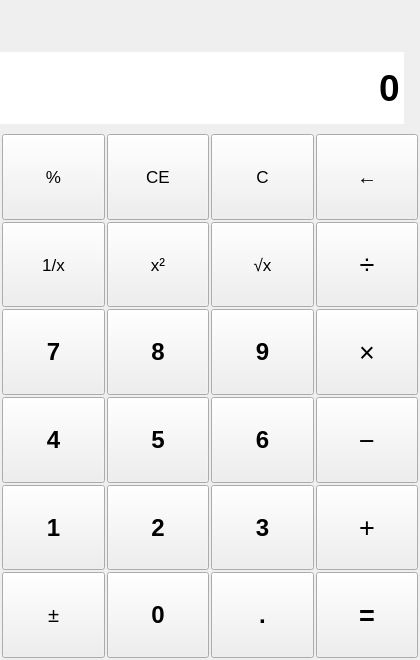
<?xml version="1.0" encoding="UTF-8"?>
<ui version="4.0">
 <class>MainWindow</class>
 <widget class="QMainWindow" name="MainWindow">
  <property name="geometry">
   <rect>
    <x>0</x>
    <y>0</y>
    <width>420</width>
    <height>660</height>
   </rect>
  </property>
  <property name="minimumSize">
   <size>
    <width>400</width>
    <height>620</height>
   </size>
  </property>
  <property name="windowTitle">
   <string>带键盘事件的计算器</string>
  </property>
  <widget class="QWidget" name="centralWidget">
   <layout class="QVBoxLayout" name="mainLayout">
    <property name="spacing">
     <number>0</number>
    </property>
    <property name="leftMargin">
     <number>0</number>
    </property>
    <property name="topMargin">
     <number>0</number>
    </property>
    <property name="rightMargin">
     <number>0</number>
    </property>
    <property name="bottomMargin">
     <number>0</number>
    </property>
    <item>
     <widget class="QFrame" name="displayFrame">
      <property name="minimumSize">
       <size>
        <width>0</width>
        <height>132</height>
       </size>
      </property>
      <property name="sizePolicy">
       <sizepolicy hsizetype="Preferred" vsizetype="Fixed">
        <horstretch>0</horstretch>
        <verstretch>0</verstretch>
       </sizepolicy>
      </property>
      <property name="frameShape">
       <enum>QFrame::NoFrame</enum>
      </property>
      <layout class="QVBoxLayout" name="displayLayout">
       <property name="spacing">
        <number>0</number>
       </property>
       <property name="leftMargin">
        <number>0</number>
       </property>
       <property name="topMargin">
        <number>12</number>
       </property>
       <property name="rightMargin">
        <number>16</number>
       </property>
       <property name="bottomMargin">
        <number>8</number>
       </property>
       <item>
        <widget class="QLabel" name="expressionLabel">
         <property name="minimumSize">
          <size>
           <width>0</width>
           <height>24</height>
          </size>
         </property>
         <property name="font">
          <font>
           <pointsize>10</pointsize>
          </font>
         </property>
         <property name="text">
          <string/>
         </property>
         <property name="alignment">
          <set>Qt::AlignRight|Qt::AlignTrailing|Qt::AlignVCenter</set>
         </property>
        </widget>
       </item>
       <item>
        <widget class="QLineEdit" name="displayEdit">
         <property name="minimumSize">
          <size>
           <width>0</width>
           <height>72</height>
          </size>
         </property>
         <property name="focusPolicy">
          <enum>Qt::NoFocus</enum>
         </property>
         <property name="font">
          <font>
           <pointsize>28</pointsize>
           <bold>true</bold>
          </font>
         </property>
         <property name="frame">
          <bool>false</bool>
         </property>
         <property name="readOnly">
          <bool>true</bool>
         </property>
         <property name="text">
          <string>0</string>
         </property>
         <property name="alignment">
          <set>Qt::AlignRight|Qt::AlignTrailing|Qt::AlignVCenter</set>
         </property>
        </widget>
       </item>
      </layout>
     </widget>
    </item>
    <item>
     <widget class="QWidget" name="keypadWidget">
      <property name="sizePolicy">
       <sizepolicy hsizetype="Preferred" vsizetype="Expanding">
        <horstretch>0</horstretch>
        <verstretch>0</verstretch>
       </sizepolicy>
      </property>
      <layout class="QGridLayout" name="keypadLayout">
       <property name="leftMargin">
        <number>2</number>
       </property>
       <property name="topMargin">
        <number>2</number>
       </property>
       <property name="rightMargin">
        <number>2</number>
       </property>
       <property name="bottomMargin">
        <number>2</number>
       </property>
       <property name="horizontalSpacing">
        <number>2</number>
       </property>
       <property name="verticalSpacing">
        <number>2</number>
       </property>
       <item row="0" column="0">
        <widget class="QPushButton" name="btnPercent">
         <property name="minimumSize">
          <size>
           <width>0</width>
           <height>56</height>
          </size>
         </property>
         <property name="sizePolicy">
          <sizepolicy hsizetype="Expanding" vsizetype="Expanding">
           <horstretch>0</horstretch>
           <verstretch>0</verstretch>
          </sizepolicy>
         </property>
         <property name="focusPolicy">
          <enum>Qt::NoFocus</enum>
         </property>
         <property name="font">
          <font>
           <pointsize>13</pointsize>
          </font>
         </property>
         <property name="toolTip">
          <string>键盘：%</string>
         </property>
         <property name="text">
          <string>%</string>
         </property>
         <property name="buttonRole" stdset="0">
          <string>function</string>
         </property>
         <property name="calcKey" stdset="0">
          <string>pct</string>
         </property>
        </widget>
       </item>
       <item row="0" column="1">
        <widget class="QPushButton" name="btnClearEntry">
         <property name="minimumSize">
          <size>
           <width>0</width>
           <height>56</height>
          </size>
         </property>
         <property name="sizePolicy">
          <sizepolicy hsizetype="Expanding" vsizetype="Expanding">
           <horstretch>0</horstretch>
           <verstretch>0</verstretch>
          </sizepolicy>
         </property>
         <property name="focusPolicy">
          <enum>Qt::NoFocus</enum>
         </property>
         <property name="font">
          <font>
           <pointsize>13</pointsize>
          </font>
         </property>
         <property name="toolTip">
          <string>键盘：Delete 或 E</string>
         </property>
         <property name="text">
          <string>CE</string>
         </property>
         <property name="buttonRole" stdset="0">
          <string>function</string>
         </property>
         <property name="calcKey" stdset="0">
          <string>ce</string>
         </property>
        </widget>
       </item>
       <item row="0" column="2">
        <widget class="QPushButton" name="btnClearAll">
         <property name="minimumSize">
          <size>
           <width>0</width>
           <height>56</height>
          </size>
         </property>
         <property name="sizePolicy">
          <sizepolicy hsizetype="Expanding" vsizetype="Expanding">
           <horstretch>0</horstretch>
           <verstretch>0</verstretch>
          </sizepolicy>
         </property>
         <property name="focusPolicy">
          <enum>Qt::NoFocus</enum>
         </property>
         <property name="font">
          <font>
           <pointsize>13</pointsize>
          </font>
         </property>
         <property name="toolTip">
          <string>键盘：Esc 或 C</string>
         </property>
         <property name="text">
          <string>C</string>
         </property>
         <property name="buttonRole" stdset="0">
          <string>function</string>
         </property>
         <property name="calcKey" stdset="0">
          <string>c</string>
         </property>
        </widget>
       </item>
       <item row="0" column="3">
        <widget class="QPushButton" name="btnBackspace">
         <property name="minimumSize">
          <size>
           <width>0</width>
           <height>56</height>
          </size>
         </property>
         <property name="sizePolicy">
          <sizepolicy hsizetype="Expanding" vsizetype="Expanding">
           <horstretch>0</horstretch>
           <verstretch>0</verstretch>
          </sizepolicy>
         </property>
         <property name="focusPolicy">
          <enum>Qt::NoFocus</enum>
         </property>
         <property name="font">
          <font>
           <pointsize>15</pointsize>
          </font>
         </property>
         <property name="toolTip">
          <string>键盘：Backspace</string>
         </property>
         <property name="text">
          <string>←</string>
         </property>
         <property name="buttonRole" stdset="0">
          <string>function</string>
         </property>
         <property name="calcKey" stdset="0">
          <string>bs</string>
         </property>
        </widget>
       </item>
       <item row="1" column="0">
        <widget class="QPushButton" name="btnReciprocal">
         <property name="minimumSize">
          <size>
           <width>0</width>
           <height>56</height>
          </size>
         </property>
         <property name="sizePolicy">
          <sizepolicy hsizetype="Expanding" vsizetype="Expanding">
           <horstretch>0</horstretch>
           <verstretch>0</verstretch>
          </sizepolicy>
         </property>
         <property name="focusPolicy">
          <enum>Qt::NoFocus</enum>
         </property>
         <property name="font">
          <font>
           <pointsize>13</pointsize>
          </font>
         </property>
         <property name="toolTip">
          <string>键盘：P</string>
         </property>
         <property name="text">
          <string>1/x</string>
         </property>
         <property name="buttonRole" stdset="0">
          <string>function</string>
         </property>
         <property name="calcKey" stdset="0">
          <string>inv</string>
         </property>
        </widget>
       </item>
       <item row="1" column="1">
        <widget class="QPushButton" name="btnSquare">
         <property name="minimumSize">
          <size>
           <width>0</width>
           <height>56</height>
          </size>
         </property>
         <property name="sizePolicy">
          <sizepolicy hsizetype="Expanding" vsizetype="Expanding">
           <horstretch>0</horstretch>
           <verstretch>0</verstretch>
          </sizepolicy>
         </property>
         <property name="focusPolicy">
          <enum>Qt::NoFocus</enum>
         </property>
         <property name="font">
          <font>
           <pointsize>13</pointsize>
          </font>
         </property>
         <property name="toolTip">
          <string>键盘：S</string>
         </property>
         <property name="text">
          <string>x²</string>
         </property>
         <property name="buttonRole" stdset="0">
          <string>function</string>
         </property>
         <property name="calcKey" stdset="0">
          <string>sq</string>
         </property>
        </widget>
       </item>
       <item row="1" column="2">
        <widget class="QPushButton" name="btnSqrt">
         <property name="minimumSize">
          <size>
           <width>0</width>
           <height>56</height>
          </size>
         </property>
         <property name="sizePolicy">
          <sizepolicy hsizetype="Expanding" vsizetype="Expanding">
           <horstretch>0</horstretch>
           <verstretch>0</verstretch>
          </sizepolicy>
         </property>
         <property name="focusPolicy">
          <enum>Qt::NoFocus</enum>
         </property>
         <property name="font">
          <font>
           <pointsize>13</pointsize>
          </font>
         </property>
         <property name="toolTip">
          <string>键盘：R</string>
         </property>
         <property name="text">
          <string>√x</string>
         </property>
         <property name="buttonRole" stdset="0">
          <string>function</string>
         </property>
         <property name="calcKey" stdset="0">
          <string>sqrt</string>
         </property>
        </widget>
       </item>
       <item row="1" column="3">
        <widget class="QPushButton" name="btnDivide">
         <property name="minimumSize">
          <size>
           <width>0</width>
           <height>56</height>
          </size>
         </property>
         <property name="sizePolicy">
          <sizepolicy hsizetype="Expanding" vsizetype="Expanding">
           <horstretch>0</horstretch>
           <verstretch>0</verstretch>
          </sizepolicy>
         </property>
         <property name="focusPolicy">
          <enum>Qt::NoFocus</enum>
         </property>
         <property name="font">
          <font>
           <pointsize>20</pointsize>
          </font>
         </property>
         <property name="toolTip">
          <string>键盘：/</string>
         </property>
         <property name="text">
          <string>÷</string>
         </property>
         <property name="buttonRole" stdset="0">
          <string>operator</string>
         </property>
         <property name="calcKey" stdset="0">
          <string>div</string>
         </property>
        </widget>
       </item>
       <item row="2" column="0">
        <widget class="QPushButton" name="btnDigit7">
         <property name="minimumSize">
          <size>
           <width>0</width>
           <height>56</height>
          </size>
         </property>
         <property name="sizePolicy">
          <sizepolicy hsizetype="Expanding" vsizetype="Expanding">
           <horstretch>0</horstretch>
           <verstretch>0</verstretch>
          </sizepolicy>
         </property>
         <property name="focusPolicy">
          <enum>Qt::NoFocus</enum>
         </property>
         <property name="font">
          <font>
           <pointsize>18</pointsize>
           <bold>true</bold>
          </font>
         </property>
         <property name="toolTip">
          <string>键盘：7</string>
         </property>
         <property name="text">
          <string>7</string>
         </property>
         <property name="buttonRole" stdset="0">
          <string>digit</string>
         </property>
         <property name="calcKey" stdset="0">
          <string>7</string>
         </property>
        </widget>
       </item>
       <item row="2" column="1">
        <widget class="QPushButton" name="btnDigit8">
         <property name="minimumSize">
          <size>
           <width>0</width>
           <height>56</height>
          </size>
         </property>
         <property name="sizePolicy">
          <sizepolicy hsizetype="Expanding" vsizetype="Expanding">
           <horstretch>0</horstretch>
           <verstretch>0</verstretch>
          </sizepolicy>
         </property>
         <property name="focusPolicy">
          <enum>Qt::NoFocus</enum>
         </property>
         <property name="font">
          <font>
           <pointsize>18</pointsize>
           <bold>true</bold>
          </font>
         </property>
         <property name="toolTip">
          <string>键盘：8</string>
         </property>
         <property name="text">
          <string>8</string>
         </property>
         <property name="buttonRole" stdset="0">
          <string>digit</string>
         </property>
         <property name="calcKey" stdset="0">
          <string>8</string>
         </property>
        </widget>
       </item>
       <item row="2" column="2">
        <widget class="QPushButton" name="btnDigit9">
         <property name="minimumSize">
          <size>
           <width>0</width>
           <height>56</height>
          </size>
         </property>
         <property name="sizePolicy">
          <sizepolicy hsizetype="Expanding" vsizetype="Expanding">
           <horstretch>0</horstretch>
           <verstretch>0</verstretch>
          </sizepolicy>
         </property>
         <property name="focusPolicy">
          <enum>Qt::NoFocus</enum>
         </property>
         <property name="font">
          <font>
           <pointsize>18</pointsize>
           <bold>true</bold>
          </font>
         </property>
         <property name="toolTip">
          <string>键盘：9</string>
         </property>
         <property name="text">
          <string>9</string>
         </property>
         <property name="buttonRole" stdset="0">
          <string>digit</string>
         </property>
         <property name="calcKey" stdset="0">
          <string>9</string>
         </property>
        </widget>
       </item>
       <item row="2" column="3">
        <widget class="QPushButton" name="btnMultiply">
         <property name="minimumSize">
          <size>
           <width>0</width>
           <height>56</height>
          </size>
         </property>
         <property name="sizePolicy">
          <sizepolicy hsizetype="Expanding" vsizetype="Expanding">
           <horstretch>0</horstretch>
           <verstretch>0</verstretch>
          </sizepolicy>
         </property>
         <property name="focusPolicy">
          <enum>Qt::NoFocus</enum>
         </property>
         <property name="font">
          <font>
           <pointsize>20</pointsize>
          </font>
         </property>
         <property name="toolTip">
          <string>键盘：* 或 X</string>
         </property>
         <property name="text">
          <string>×</string>
         </property>
         <property name="buttonRole" stdset="0">
          <string>operator</string>
         </property>
         <property name="calcKey" stdset="0">
          <string>mul</string>
         </property>
        </widget>
       </item>
       <item row="3" column="0">
        <widget class="QPushButton" name="btnDigit4">
         <property name="minimumSize">
          <size>
           <width>0</width>
           <height>56</height>
          </size>
         </property>
         <property name="sizePolicy">
          <sizepolicy hsizetype="Expanding" vsizetype="Expanding">
           <horstretch>0</horstretch>
           <verstretch>0</verstretch>
          </sizepolicy>
         </property>
         <property name="focusPolicy">
          <enum>Qt::NoFocus</enum>
         </property>
         <property name="font">
          <font>
           <pointsize>18</pointsize>
           <bold>true</bold>
          </font>
         </property>
         <property name="toolTip">
          <string>键盘：4</string>
         </property>
         <property name="text">
          <string>4</string>
         </property>
         <property name="buttonRole" stdset="0">
          <string>digit</string>
         </property>
         <property name="calcKey" stdset="0">
          <string>4</string>
         </property>
        </widget>
       </item>
       <item row="3" column="1">
        <widget class="QPushButton" name="btnDigit5">
         <property name="minimumSize">
          <size>
           <width>0</width>
           <height>56</height>
          </size>
         </property>
         <property name="sizePolicy">
          <sizepolicy hsizetype="Expanding" vsizetype="Expanding">
           <horstretch>0</horstretch>
           <verstretch>0</verstretch>
          </sizepolicy>
         </property>
         <property name="focusPolicy">
          <enum>Qt::NoFocus</enum>
         </property>
         <property name="font">
          <font>
           <pointsize>18</pointsize>
           <bold>true</bold>
          </font>
         </property>
         <property name="toolTip">
          <string>键盘：5</string>
         </property>
         <property name="text">
          <string>5</string>
         </property>
         <property name="buttonRole" stdset="0">
          <string>digit</string>
         </property>
         <property name="calcKey" stdset="0">
          <string>5</string>
         </property>
        </widget>
       </item>
       <item row="3" column="2">
        <widget class="QPushButton" name="btnDigit6">
         <property name="minimumSize">
          <size>
           <width>0</width>
           <height>56</height>
          </size>
         </property>
         <property name="sizePolicy">
          <sizepolicy hsizetype="Expanding" vsizetype="Expanding">
           <horstretch>0</horstretch>
           <verstretch>0</verstretch>
          </sizepolicy>
         </property>
         <property name="focusPolicy">
          <enum>Qt::NoFocus</enum>
         </property>
         <property name="font">
          <font>
           <pointsize>18</pointsize>
           <bold>true</bold>
          </font>
         </property>
         <property name="toolTip">
          <string>键盘：6</string>
         </property>
         <property name="text">
          <string>6</string>
         </property>
         <property name="buttonRole" stdset="0">
          <string>digit</string>
         </property>
         <property name="calcKey" stdset="0">
          <string>6</string>
         </property>
        </widget>
       </item>
       <item row="3" column="3">
        <widget class="QPushButton" name="btnSubtract">
         <property name="minimumSize">
          <size>
           <width>0</width>
           <height>56</height>
          </size>
         </property>
         <property name="sizePolicy">
          <sizepolicy hsizetype="Expanding" vsizetype="Expanding">
           <horstretch>0</horstretch>
           <verstretch>0</verstretch>
          </sizepolicy>
         </property>
         <property name="focusPolicy">
          <enum>Qt::NoFocus</enum>
         </property>
         <property name="font">
          <font>
           <pointsize>20</pointsize>
          </font>
         </property>
         <property name="toolTip">
          <string>键盘：-</string>
         </property>
         <property name="text">
          <string>−</string>
         </property>
         <property name="buttonRole" stdset="0">
          <string>operator</string>
         </property>
         <property name="calcKey" stdset="0">
          <string>sub</string>
         </property>
        </widget>
       </item>
       <item row="4" column="0">
        <widget class="QPushButton" name="btnDigit1">
         <property name="minimumSize">
          <size>
           <width>0</width>
           <height>56</height>
          </size>
         </property>
         <property name="sizePolicy">
          <sizepolicy hsizetype="Expanding" vsizetype="Expanding">
           <horstretch>0</horstretch>
           <verstretch>0</verstretch>
          </sizepolicy>
         </property>
         <property name="focusPolicy">
          <enum>Qt::NoFocus</enum>
         </property>
         <property name="font">
          <font>
           <pointsize>18</pointsize>
           <bold>true</bold>
          </font>
         </property>
         <property name="toolTip">
          <string>键盘：1</string>
         </property>
         <property name="text">
          <string>1</string>
         </property>
         <property name="buttonRole" stdset="0">
          <string>digit</string>
         </property>
         <property name="calcKey" stdset="0">
          <string>1</string>
         </property>
        </widget>
       </item>
       <item row="4" column="1">
        <widget class="QPushButton" name="btnDigit2">
         <property name="minimumSize">
          <size>
           <width>0</width>
           <height>56</height>
          </size>
         </property>
         <property name="sizePolicy">
          <sizepolicy hsizetype="Expanding" vsizetype="Expanding">
           <horstretch>0</horstretch>
           <verstretch>0</verstretch>
          </sizepolicy>
         </property>
         <property name="focusPolicy">
          <enum>Qt::NoFocus</enum>
         </property>
         <property name="font">
          <font>
           <pointsize>18</pointsize>
           <bold>true</bold>
          </font>
         </property>
         <property name="toolTip">
          <string>键盘：2</string>
         </property>
         <property name="text">
          <string>2</string>
         </property>
         <property name="buttonRole" stdset="0">
          <string>digit</string>
         </property>
         <property name="calcKey" stdset="0">
          <string>2</string>
         </property>
        </widget>
       </item>
       <item row="4" column="2">
        <widget class="QPushButton" name="btnDigit3">
         <property name="minimumSize">
          <size>
           <width>0</width>
           <height>56</height>
          </size>
         </property>
         <property name="sizePolicy">
          <sizepolicy hsizetype="Expanding" vsizetype="Expanding">
           <horstretch>0</horstretch>
           <verstretch>0</verstretch>
          </sizepolicy>
         </property>
         <property name="focusPolicy">
          <enum>Qt::NoFocus</enum>
         </property>
         <property name="font">
          <font>
           <pointsize>18</pointsize>
           <bold>true</bold>
          </font>
         </property>
         <property name="toolTip">
          <string>键盘：3</string>
         </property>
         <property name="text">
          <string>3</string>
         </property>
         <property name="buttonRole" stdset="0">
          <string>digit</string>
         </property>
         <property name="calcKey" stdset="0">
          <string>3</string>
         </property>
        </widget>
       </item>
       <item row="4" column="3">
        <widget class="QPushButton" name="btnAdd">
         <property name="minimumSize">
          <size>
           <width>0</width>
           <height>56</height>
          </size>
         </property>
         <property name="sizePolicy">
          <sizepolicy hsizetype="Expanding" vsizetype="Expanding">
           <horstretch>0</horstretch>
           <verstretch>0</verstretch>
          </sizepolicy>
         </property>
         <property name="focusPolicy">
          <enum>Qt::NoFocus</enum>
         </property>
         <property name="font">
          <font>
           <pointsize>20</pointsize>
          </font>
         </property>
         <property name="toolTip">
          <string>键盘：+</string>
         </property>
         <property name="text">
          <string>+</string>
         </property>
         <property name="buttonRole" stdset="0">
          <string>operator</string>
         </property>
         <property name="calcKey" stdset="0">
          <string>add</string>
         </property>
        </widget>
       </item>
       <item row="5" column="0">
        <widget class="QPushButton" name="btnNegate">
         <property name="minimumSize">
          <size>
           <width>0</width>
           <height>56</height>
          </size>
         </property>
         <property name="sizePolicy">
          <sizepolicy hsizetype="Expanding" vsizetype="Expanding">
           <horstretch>0</horstretch>
           <verstretch>0</verstretch>
          </sizepolicy>
         </property>
         <property name="focusPolicy">
          <enum>Qt::NoFocus</enum>
         </property>
         <property name="font">
          <font>
           <pointsize>15</pointsize>
          </font>
         </property>
         <property name="toolTip">
          <string>键盘：N 或 F9</string>
         </property>
         <property name="text">
          <string>±</string>
         </property>
         <property name="buttonRole" stdset="0">
          <string>function</string>
         </property>
         <property name="calcKey" stdset="0">
          <string>neg</string>
         </property>
        </widget>
       </item>
       <item row="5" column="1">
        <widget class="QPushButton" name="btnDigit0">
         <property name="minimumSize">
          <size>
           <width>0</width>
           <height>56</height>
          </size>
         </property>
         <property name="sizePolicy">
          <sizepolicy hsizetype="Expanding" vsizetype="Expanding">
           <horstretch>0</horstretch>
           <verstretch>0</verstretch>
          </sizepolicy>
         </property>
         <property name="focusPolicy">
          <enum>Qt::NoFocus</enum>
         </property>
         <property name="font">
          <font>
           <pointsize>18</pointsize>
           <bold>true</bold>
          </font>
         </property>
         <property name="toolTip">
          <string>键盘：0</string>
         </property>
         <property name="text">
          <string>0</string>
         </property>
         <property name="buttonRole" stdset="0">
          <string>digit</string>
         </property>
         <property name="calcKey" stdset="0">
          <string>0</string>
         </property>
        </widget>
       </item>
       <item row="5" column="2">
        <widget class="QPushButton" name="btnDot">
         <property name="minimumSize">
          <size>
           <width>0</width>
           <height>56</height>
          </size>
         </property>
         <property name="sizePolicy">
          <sizepolicy hsizetype="Expanding" vsizetype="Expanding">
           <horstretch>0</horstretch>
           <verstretch>0</verstretch>
          </sizepolicy>
         </property>
         <property name="focusPolicy">
          <enum>Qt::NoFocus</enum>
         </property>
         <property name="font">
          <font>
           <pointsize>18</pointsize>
           <bold>true</bold>
          </font>
         </property>
         <property name="toolTip">
          <string>键盘：.</string>
         </property>
         <property name="text">
          <string>.</string>
         </property>
         <property name="buttonRole" stdset="0">
          <string>digit</string>
         </property>
         <property name="calcKey" stdset="0">
          <string>dot</string>
         </property>
        </widget>
       </item>
       <item row="5" column="3">
        <widget class="QPushButton" name="btnEquals">
         <property name="minimumSize">
          <size>
           <width>0</width>
           <height>56</height>
          </size>
         </property>
         <property name="sizePolicy">
          <sizepolicy hsizetype="Expanding" vsizetype="Expanding">
           <horstretch>0</horstretch>
           <verstretch>0</verstretch>
          </sizepolicy>
         </property>
         <property name="focusPolicy">
          <enum>Qt::NoFocus</enum>
         </property>
         <property name="font">
          <font>
           <pointsize>20</pointsize>
           <bold>true</bold>
          </font>
         </property>
         <property name="toolTip">
          <string>键盘：Enter 或 =</string>
         </property>
         <property name="text">
          <string>=</string>
         </property>
         <property name="buttonRole" stdset="0">
          <string>equals</string>
         </property>
         <property name="calcKey" stdset="0">
          <string>eq</string>
         </property>
        </widget>
       </item>
      </layout>
     </widget>
    </item>
   </layout>
  </widget>
 </widget>
 <resources/>
 <connections/>
</ui>
